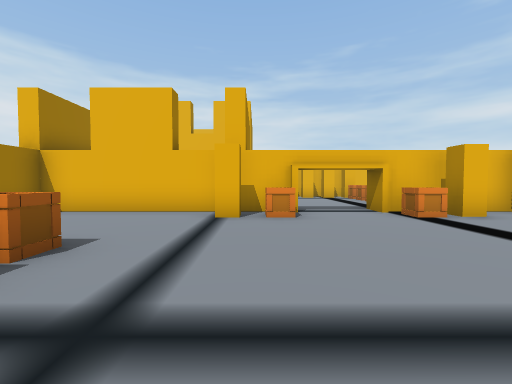
View 1 (above)

16 first-person views from a walk through a scene from a Unity 3-D project. The camera is 1.4 m above the floor, tilts 2° down and sees 90° across. The floor is counted in squares, 2 m on a side. Each view is taken from the middle of a square. On the plan, view 1 faces up. The plan holds only what a view shows up to about 9 squares ahead; the rest is blank. The place goes on beyond the plan. Some animated figures are not drawn. Door leaves are left out, so doorways stand open.

View 2
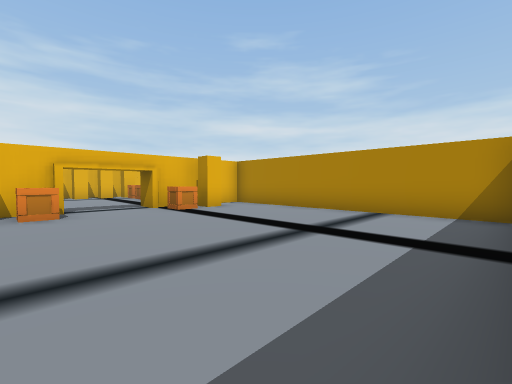

View 3
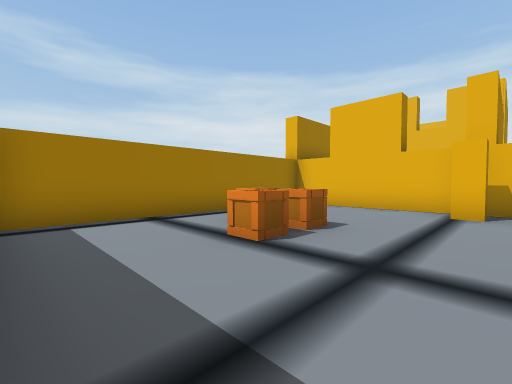

View 4
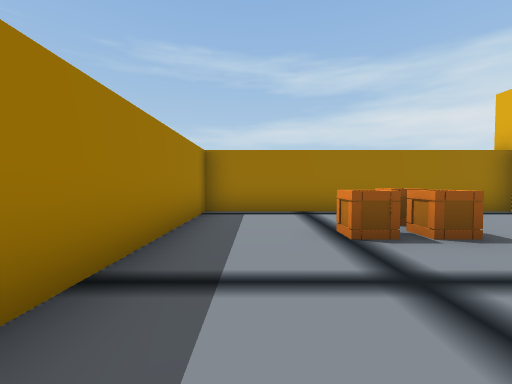

View 5
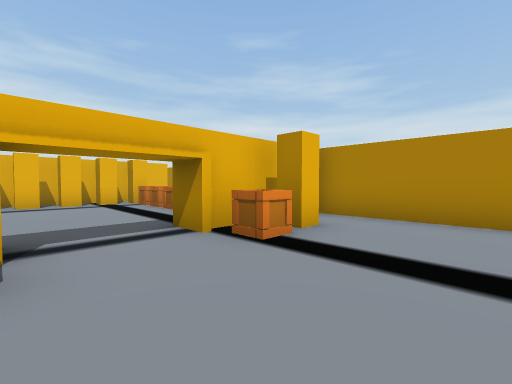

View 6
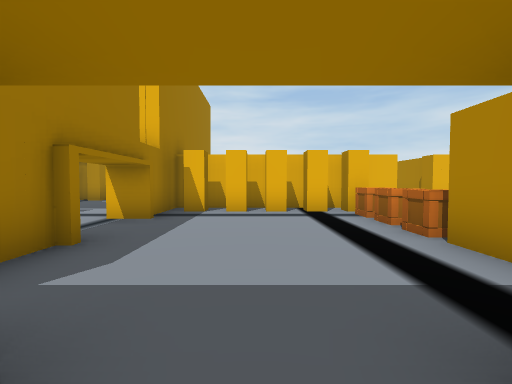

View 7
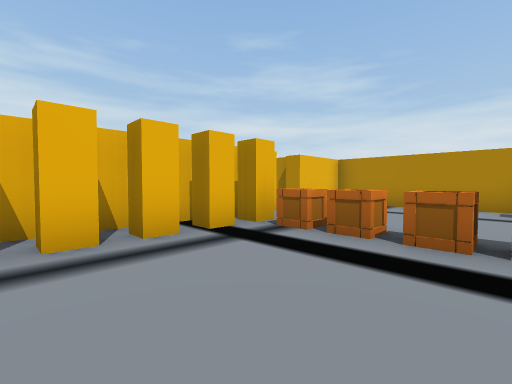

View 8
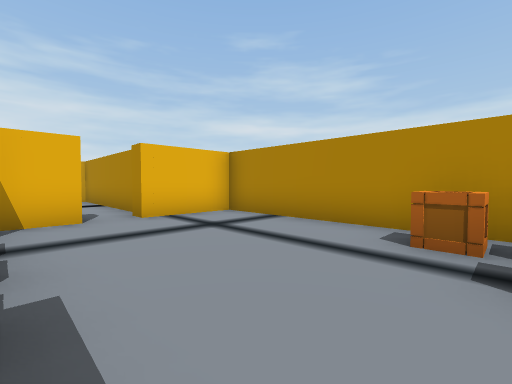

View 9
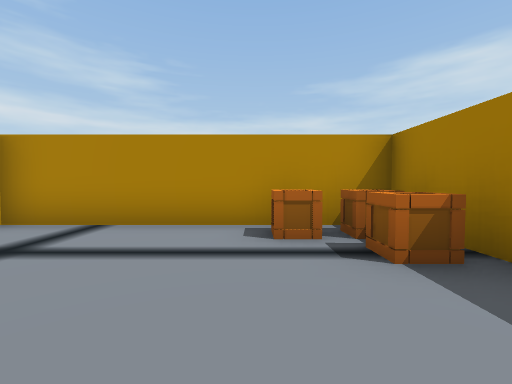

View 10
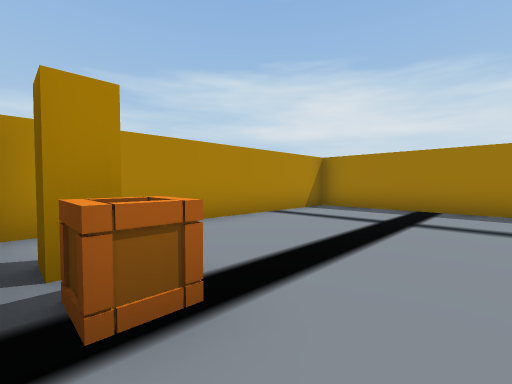

View 11
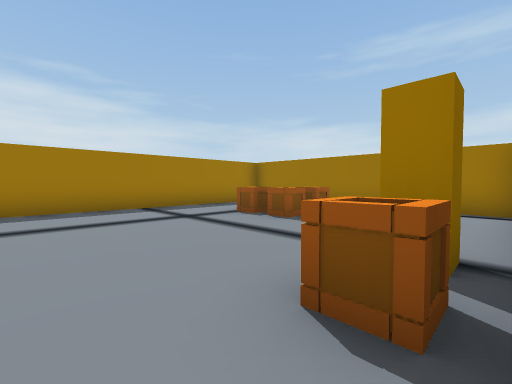

View 12
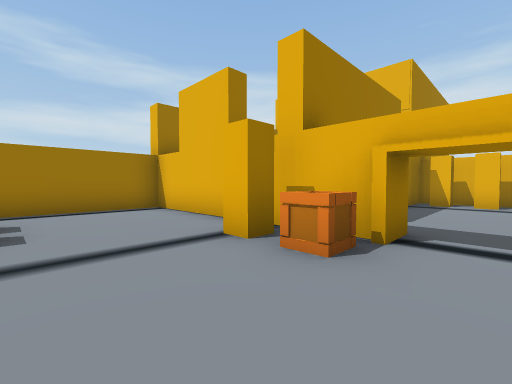

View 13
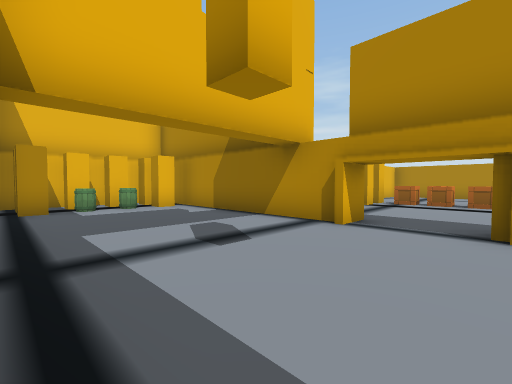

View 14
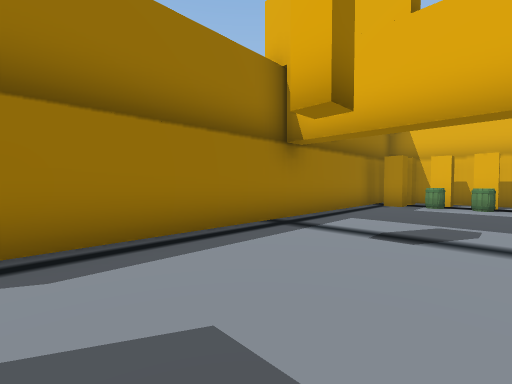

View 15
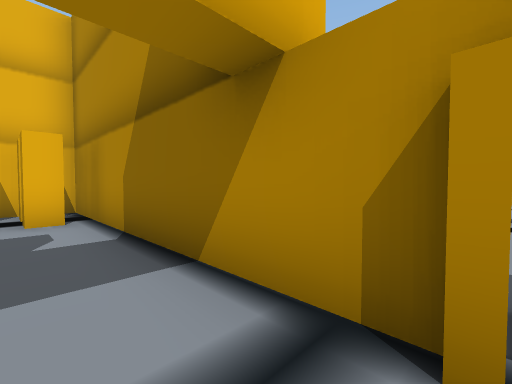

View 16
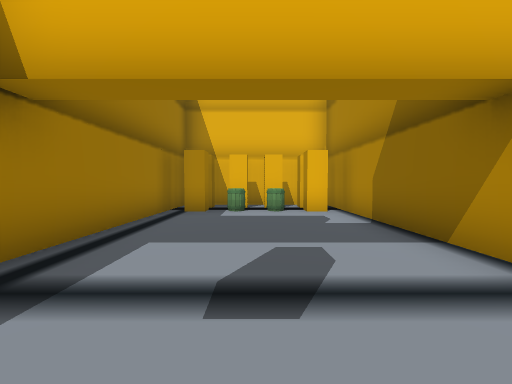

### Floor plan
Points are (right, up) in squares from view 1. A wall is a line through its corners. A room is listed if a view was taken in it or the views show most of it. See-through windows are left out.
Room 1 (views 1, 2, 3, 4, 5, 12)
walls: (0.9, 6.3) (-5.2, 6.3) (-5.2, -1.2) (6.3, -1.2) (6.3, 6.3) (3.1, 6.3)
ways out: opening at (2, 6.5) to room 2
objects: crate (-3, 3); crate (-2, 1); crate (-2, 3); other object (-1, 5); crate (1, 5); crate (4, 5); other object (5, 6)
Room 2 (views 6, 7, 8, 9, 10, 11)
walls: (4.3, 8.1) (4.3, 9); (6, 13.2) (-0.2, 13.2) (-0.2, 11.5); (7.6, 6.7) (9.3, 6.7) (9.3, 13.2) (7, 13.2); (3, 6) (3, 7); (1, 7) (1, 6); (-0.2, 8.9) (-0.2, 8.1)
ways out: opening at (2, 6.5) to room 1; opening at (-1, 10) to room 3; open door at (6.5, 13.5)
objects: other object (0, 12) to (0, 13); other object (2, 12) to (2, 13); other object (3, 12) to (3, 13); other object (4, 12) to (5, 13); crate (5, 10); crate (5, 11); crate (7, 7); crate (8, 7); crate (8, 8)
Room 3 (views 13, 14, 15, 16)
walls: (-0.7, 11.1) (-0.7, 18.2); (0, 11) (-1, 11); (-5.2, 16.4) (-5.2, 7.9)
ways out: opening at (-1, 10) to room 2
objects: other object (-5, 17); other object (-5, 18); other object (-4, 17); other object (-4, 18); other object (-3, 17); other object (-3, 18); other object (-2, 17); other object (-2, 18)

Where each view was taken, in squares from view 1:
view 1: 0 up, 0 right, facing up
view 2: 1 down, 0 right, facing up-right
view 3: 1 down, 0 right, facing up-left
view 4: 0 up, 1 right, facing left
view 5: 3 up, 1 right, facing up-right
view 6: 6 up, 2 right, facing up
view 7: 9 up, 1 right, facing up-right
view 8: 8 up, 5 right, facing up-right
view 9: 9 up, 5 right, facing right
view 10: 6 up, 2 right, facing down-right
view 11: 6 up, 2 right, facing down-left
view 12: 3 up, 2 right, facing up-left
view 13: 9 up, 5 left, facing up-right
view 14: 8 up, 2 left, facing up-left
view 15: 11 up, 2 left, facing up-right
view 16: 10 up, 3 left, facing up
